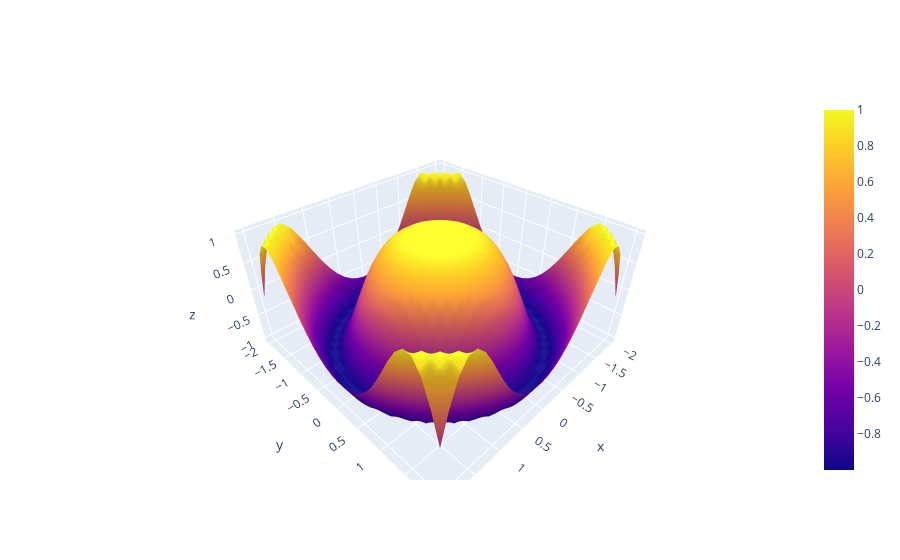

Here is the notebook cell this chart was saved with:
### Code cell
import plotly.graph_objects as go
import numpy as np
  
x = np.outer(np.linspace(-2, 2, 30), np.ones(30))
y = x.copy().T
z = np.cos(x ** 2 + y ** 2)
  
fig = go.Figure(data=[go.Surface(x=x, y=y, z=z)])
  
fig.show()

### Figure 1 — Plotly figure (JSON) as saved in the notebook; plotly's stock layout.template omitted (floating-point values rounded to 4 significant figures; data arrays with more than 128 entries replaced by an {"elided": "..."} marker saying what was removed)
{"data": [{"type": "surface", "x": {"elided": "30x30 float values"}, "y": {"elided": "30x30 float values"}, "z": {"elided": "30x30 float values"}}], "layout": {}}
